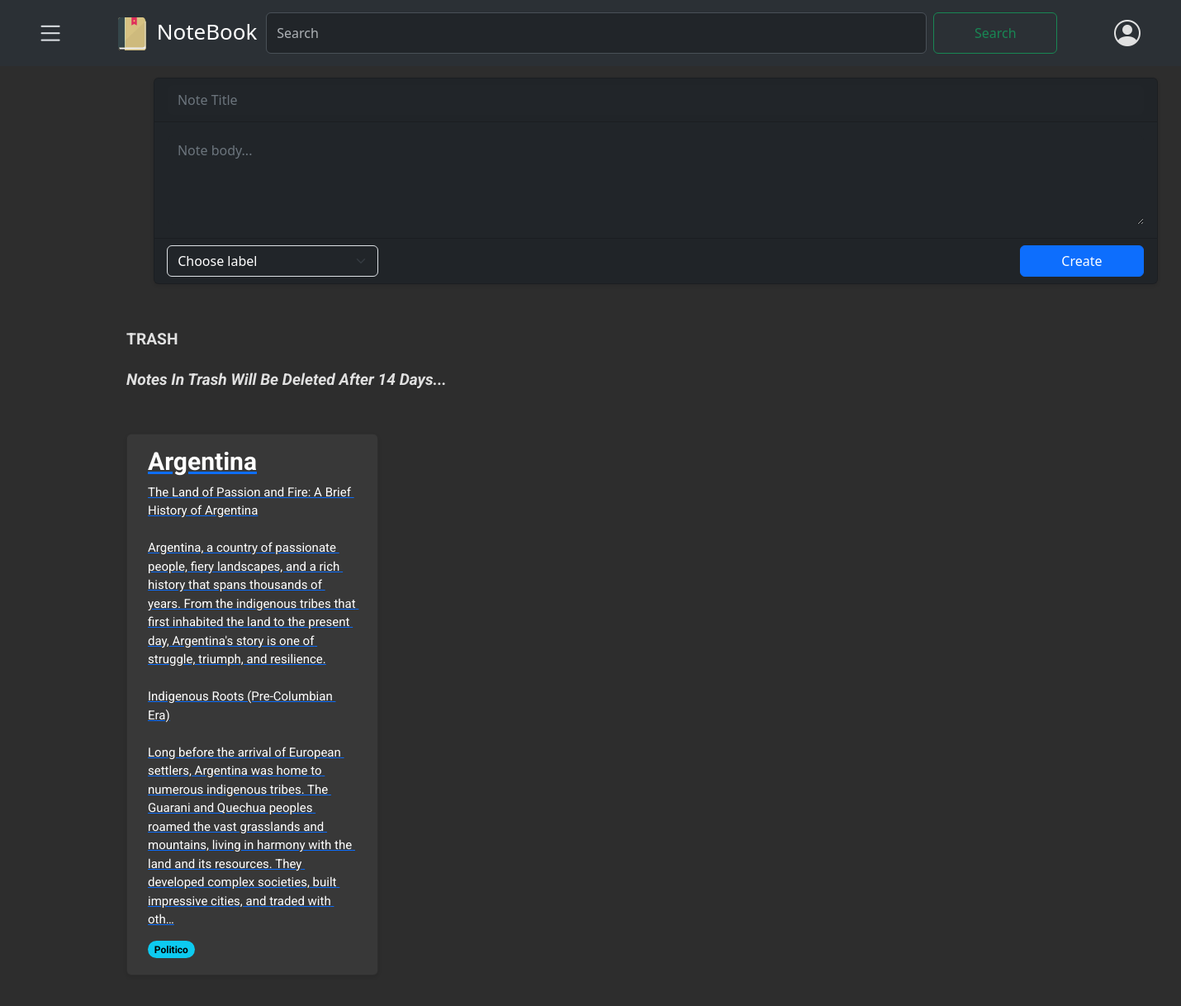
/notes/trash/ (signed in), run on an earlier commit of the app's database.
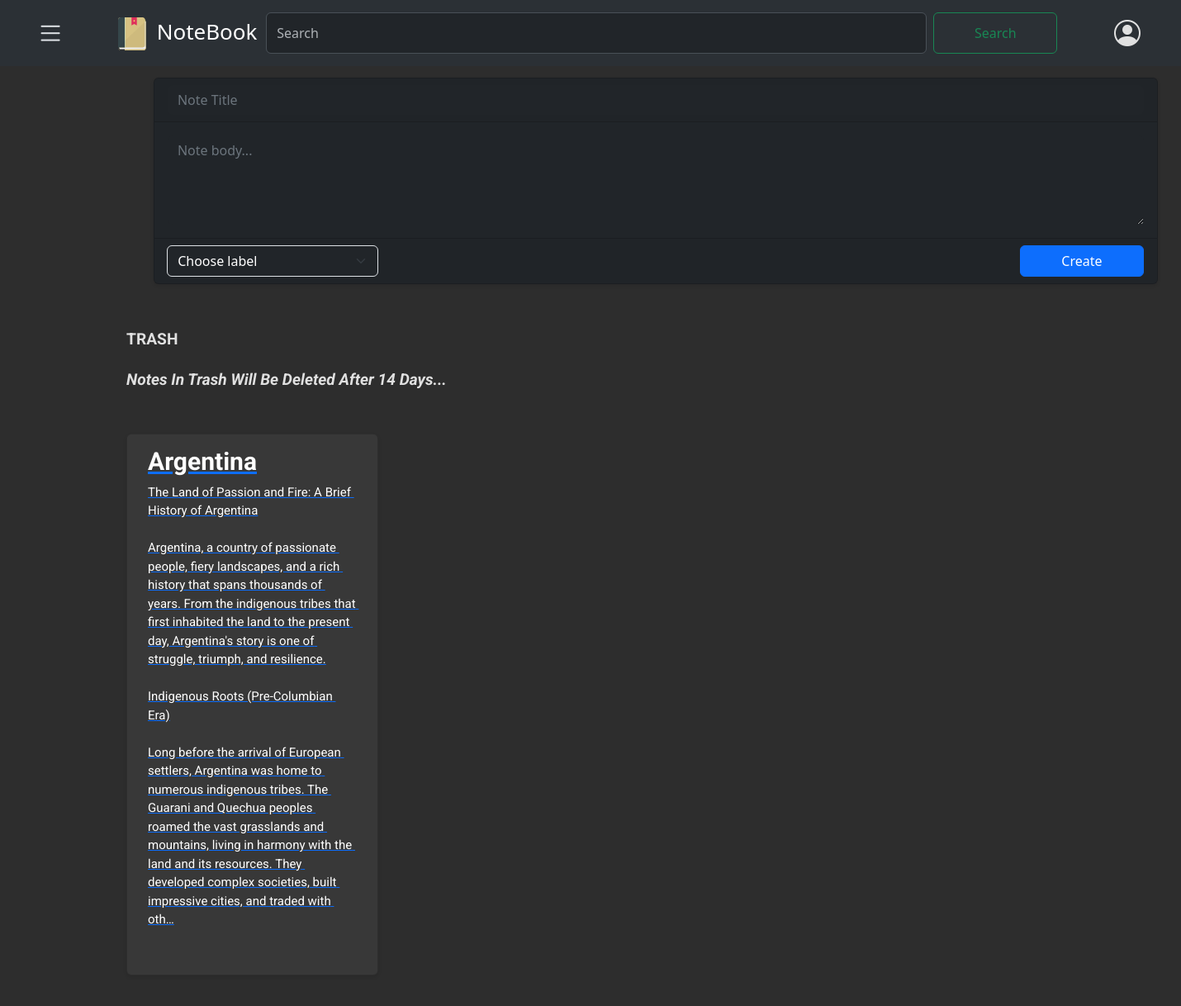
And on a later commit of the database.
### notes/models.py (models this page shows, shortened)
class Note(models.Model):
    user= models.ForeignKey(CustomUser,on_delete=models.CASCADE, related_name='notes')
    title= models.CharField(max_length=100, null=False)
    body= models.TextField()
    label= models.ForeignKey(Label, on_delete=models.SET_NULL, related_name="notes", blank=True, null=True)
    archived= models.BooleanField(default=False)
    pinned= models.BooleanField(default= False)
    created = models.DateTimeField(auto_now_add= True)
    updated= models.DateTimeField(auto_now=True)
    trashed = models.BooleanField(default=False)
    trashed_at= models.DateTimeField(null=True, blank=True)
    class Meta:
        ordering= ['-updated']
        indexes= [
            models.Index(fields=["-updated"])
        ]
        verbose_name = "Note"
        verbose_name_plural= "Notes"

class Label(models.Model):
    user = models.ForeignKey(CustomUser, on_delete=models.CASCADE, related_name='labels', default=None)
    name = models.CharField(max_length=50, null=False)
    class Meta:
        verbose_name = "Label"
        verbose_name_plural= "Labels"

### notes/views.py (the view)
# urls.py: path('trash/', views.trash_list, name='note_trash'),
@login_required
def trash_list(request):
    if request.method== "GET":
        trashed_notes = Note.objects.filter(user=request.user, trashed=True).order_by('-updated')
        return render(request, 'notes/note/trash_list.html', {'trashed_notes': trashed_notes})

### notes/context_processors.py (called while the page is built)
def labels_processor(request):
    if request.user.is_authenticated:
        labels = Label.objects.filter(user=request.user)
    else:
        labels = Label.objects.none()
    return {
        'labels': labels,
    }

### notes/templates/notes/note/trash_list.html (shortened to what this page needs)
{% extends "notes/base.html" %}
{% block content %}
{% load static %}
<p class="text-capitalize" style="font-weight: bold; font-size: larger;">TRASH</p>
<p class="text-capitalize" style="font-weight: bold; font-size: larger; font-style: italic;">Notes in Trash will be deleted after 14 days...</p>
<div class="card-container">
    {% for trashed_note in trashed_notes %}
    <div class="card" data-note-id="{{ trashed_note.id }}">
        <a href="#" class="trash-note-link" data-note-id="{{ trashed_note.id }}">
            <h5 class="card-title">{{ trashed_note.title }}</h5>
            <p class="card-text" >{{ trashed_note.body|truncatechars:650 }}</p>
        </a>
        <span class="badge rounded-pill text-bg-info">{{ trashed_note.label.name }}</span>
    </div>
    {% endfor %}
</div>
{% endblock %}

What changed in the data, as far as the page shows it:
changed Note "Argentina": label.name "Politico" → (not shown)
